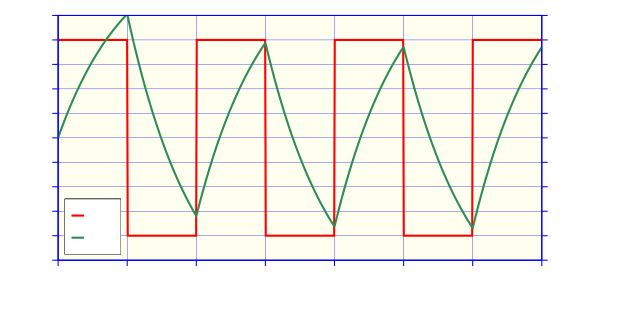

Generate this figure with gnuplot:
#!/gnuplot
#
#    
#    	G N U P L O T
#    	Version 5.2 patchlevel 7    last modified 2019-05-29 
#    
#    	Copyright (C) 1986-1993, 1998, 2004, 2007-2018
#    	Thomas Williams, Colin Kelley and many others
#    
#    	gnuplot home:     http://www.gnuplot.info
#    	faq, bugs, etc:   type "help FAQ"
#    	immediate help:   type "help"  (plot window: hit 'h')
# set terminal windows 0 color solid butt enhanced
# set output
unset clip points
set clip one
unset clip two
set bar 1.000000 front
set border front linecolor rgb "blue"  linewidth 3.000 dashtype solid
set zdata 
set ydata 
set xdata 
set y2data 
set x2data 
set boxwidth
set style fill  empty border
set style rectangle back fc  bgnd fillstyle   solid 1.00 border lt -1
set style circle radius graph 0.02, first 0.00000, 0.00000 
set style ellipse size graph 0.05, 0.03, first 0.00000 angle 0 units xy
set dummy x, y
set format x "% h" 
set format y "% .0f" 
set format x2 "% h" 
set format y2 "% .2f" 
set format z "% h" 
set format cb "% h" 
set format r "% h" 
set timefmt "%d/%m/%y,%H:%M"
set angles radians
set grid back nopolar xtics nomxtics ytics nomytics noztics nomztics
set grid nox2tics nomx2tics noy2tics nomy2tics nocbtics nomcbtics
set grid linecolor "blue" linetype 1 linewidth 1.00 
set raxis
set style parallel front  lt black linewidth 2.000 dashtype solid
set key title ""
set key inside left bottom vertical Left reverse enhanced box
set key noinvert samplen 1 spacing 1.5 width 0.5 height 0.5 
set key maxcolumns 0 maxrows 0
set key opaque
unset label
unset arrow
set style increment default
unset style line
unset style arrow
set style histogram clustered gap 2 title textcolor lt -1
unset object
set style textbox transparent margins  1.0,  1.0 border
unset logscale
set offsets 0, 0, 0, 0
set pointsize 1
set pointintervalbox 1
set encoding default
unset polar
unset parametric
set decimalsign ','
set view 60, 30, 1, 1
set samples 800, 800
set isosamples 10, 10
set surface 
unset contour
set cntrlabel  format '%8.3g' font '' start 5 interval 20
set mapping cartesian
set datafile separator whitespace
unset hidden3d
set cntrparam order 4
set cntrparam linear
set cntrparam levels auto 5
set cntrparam points 5
set size ratio 0 1,1
set origin 0,0
set style data points
set style function lines
unset xzeroaxis
unset yzeroaxis
unset zzeroaxis
unset x2zeroaxis
unset y2zeroaxis
set ticslevel 0.5
set tics scale  1, 0.5, 1, 1, 1
set mxtics default
set mytics default
set mztics default
set mx2tics default
set my2tics default
set mcbtics default
set mrtics default
set xtics border out scale 1,0.5 nomirror norotate  autojustify
set xtics 0.0,5.0,35.0 norangelimit textcolor rgb "black" 
set ytics border out scale 1,0.5 nomirror norotate  autojustify
set ytics -25.0,5.0,25.0 norangelimit textcolor rgb "black"
set ztics border out scale 1,0.5 nomirror norotate  autojustify
set ztics autofreq  norangelimit textcolor rgb "black" 
unset x2tics
set y2tics border out scale 1,0.5 nomirror norotate  autojustify
set y2tics -1.25,0.25,1.25 norangelimit textcolor rgb "black" 
set cbtics border out scale 1,0.5 nomirror norotate  autojustify
set cbtics autofreq  norangelimit textcolor rgb "black" 
set rtics axis out scale 1,0.5 nomirror norotate  autojustify
set rtics autofreq  norangelimit textcolor rgb "black" 
set paxis 1 tics border out scale 1,0.5 nomirror norotate  autojustify
set paxis 1 tics autofreq  rangelimit textcolor rgb "black" 
set paxis 2 tics border out scale 1,0.5 nomirror norotate  autojustify
set paxis 2 tics autofreq  rangelimit textcolor rgb "black" 
set paxis 3 tics border out scale 1,0.5 nomirror norotate  autojustify
set paxis 3 tics autofreq  rangelimit textcolor rgb "black" 
set paxis 4 tics border out scale 1,0.5 nomirror norotate  autojustify
set paxis 4 tics autofreq  rangelimit textcolor rgb "black" 
set paxis 5 tics border out scale 1,0.5 nomirror norotate  autojustify
set paxis 5 tics autofreq  rangelimit textcolor rgb "black" 
set paxis 6 tics border out scale 1,0.5 nomirror norotate  autojustify
set paxis 6 tics autofreq  rangelimit textcolor rgb "black" 
set paxis 7 tics border out scale 1,0.5 nomirror norotate  autojustify
set paxis 7 tics autofreq  rangelimit textcolor rgb "black" 
set title "" 
set title  font "" norotate
set timestamp bottom 
set timestamp "" 
set timestamp  font "" norotate
set rrange [ * : * ] noreverse nowriteback
set trange [ * : * ] noreverse nowriteback
set urange [ * : * ] noreverse nowriteback
set vrange [ * : * ] noreverse nowriteback
set xlabel '$t\, / \,\unit{ms}$'
set xlabel  font "" textcolor lt -1 norotate
set x2label "" 
set x2label  font "" textcolor lt -1 norotate
set xrange [ 0.0000 : 35.0 ] noreverse nowriteback
set x2range [ 0.0000 : 35.0 ] noreverse nowriteback
set ylabel '$u(t)\, / \,\unit{V}$' offset -0.5,0
set ylabel  font "" textcolor lt -1 rotate by -270
set y2label '$i(t)\, / \,\unit{A}$' offset 0.5,0
set y2label  font "" textcolor lt -1 rotate by -270
set yrange [-25.0000 : 25.0000 ] noreverse nowriteback
set y2range [-1.25 : 1.25 ] noreverse nowriteback
set zlabel "" 
set zlabel  font "" textcolor lt -1 norotate
set zrange [ * : * ] noreverse nowriteback
set cblabel "" 
set cblabel  font "" textcolor lt -1 rotate by -270
set cbrange [ * : * ] noreverse nowriteback
set paxis 1 range [ * : * ] noreverse nowriteback
set paxis 2 range [ * : * ] noreverse nowriteback
set paxis 3 range [ * : * ] noreverse nowriteback
set paxis 4 range [ * : * ] noreverse nowriteback
set paxis 5 range [ * : * ] noreverse nowriteback
set paxis 6 range [ * : * ] noreverse nowriteback
set paxis 7 range [ * : * ] noreverse nowriteback
set zero 1e-008
set lmargin  -1
set bmargin  -1
set rmargin  -1
set tmargin  -1
set locale "Catalan_Spain.1252"
set pm3d explicit at s
set pm3d scansautomatic
set pm3d interpolate 1,1 flush begin noftriangles noborder corners2color mean
set palette positive nops_allcF maxcolors 0 gamma 1.5 color model RGB 
set palette rgbformulae 7, 5, 15
set colorbox default
set colorbox vertical origin screen 0.9, 0.2, 0 size screen 0.05, 0.6, 0 front bdefault
set style boxplot candles range  1.50 outliers pt 7 separation 1 labels auto unsorted
set loadpath 
set fontpath 
set psdir
set fit brief errorvariables nocovariancevariables errorscaling prescale nowrap v5
GNUTERM = "windows"
ARGC = 0
ARG0 = ""
set terminal cairolatex pdf size 16cm,8cm
set output "Cap-Fourier-Exemple-Tensio-Corrent-RL.tex"
set object rectangle from 0,-25 to 35,25 fillstyle solid fillcolor rgb "#FFFFF0" behind
i1(t)= 2-2*exp(-t*1e-3/0.005)
i2(t)= -2-(-2-i1(5))*exp(-(t*1e-3-0.005)/0.005)
i3(t)= 2-(2-i2(10))*exp(-(t*1e-3-0.010)/0.005)
i4(t)= -2-(-2-i3(15))*exp(-(t*1e-3-0.015)/0.005)
i5(t)= 2-(2-i4(20))*exp(-(t*1e-3-0.020)/0.005)
i6(t)= -2-(-2-i5(25))*exp(-(t*1e-3-0.025)/0.005)
i7(t)= 2-(2-i6(30))*exp(-(t*1e-3-0.030)/0.005)
i(t) = t<5 ? i1(t) : t<10 ? i2(t) : t<15 ? i3(t) : t<20 ? i4(t) : t<25 ? i5(t) : t<30 ? i6(t) : i7(t)
u(t) = t<5 ? 20 : t<10 ? -20 : t<15 ? 20 : t<20 ? -20 : t<25 ? 20 : t<30 ? -20 : 20 
plot u(x) axes x1y1 linecolor rgb "red" linewidth 6.000 title '$u(t)$', i(x) axes x1y2 linecolor rgb "sea-green"  linewidth 6.000 title '$i(t)$'
#    EOF



         
